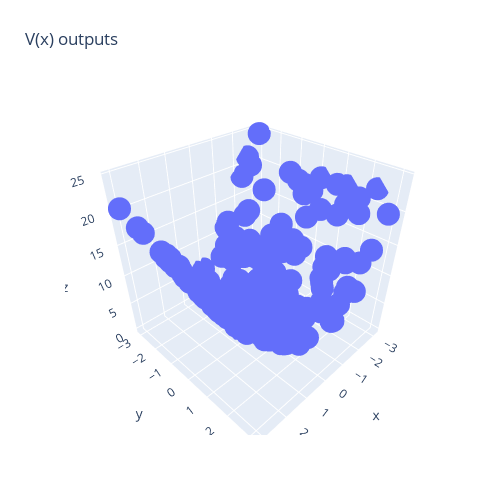

The code cell stored with this chart in its notebook:
### Code cell
import plotly.graph_objects as go
import numpy as np

# Assuming your x_plot, y_plot, and evals are lists of 199 elements each
x_plot = np.array(x_plot)
y_plot = np.array(y_plot)
evals = np.array(evals)


fig = go.Figure(
    data=[go.Scatter3d(x=x_plot, y=y_plot, z=evals, mode='markers')]
)
fig.update_layout(
    title='V(x) outputs',
    autosize=False,
    width=500,
    height=500,
    margin=dict(l=65, r=50, b=65, t=90),
    scene_aspectmode='cube'
)
fig.show()

### Figure 1 — Plotly figure (JSON) as saved in the notebook; plotly's stock layout.template omitted (floating-point values rounded to 4 significant figures; data arrays with more than 128 entries replaced by an {"elided": "..."} marker saying what was removed)
{"data": [{"mode": "markers", "type": "scatter3d", "x": {"elided": "200 float values"}, "y": {"elided": "200 float values"}, "z": {"elided": "200 float values"}}], "layout": {"autosize": false, "height": 500, "margin": {"b": 65, "l": 65, "r": 50, "t": 90}, "scene": {"aspectmode": "cube"}, "title": {"text": "V(x) outputs"}, "width": 500}}
